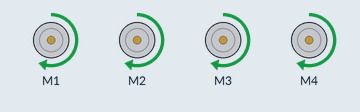
A sketch run on a simulated Arduino Uno, built with avr-gcc and run on an emulated ATmega328P. On the bench: 4 × DC motor (green arrow = forward, orange = backward, longer = faster).

Above: at 0.1 s.
Timing chart, 0 to 1.6 s (numbered marks = the images above):
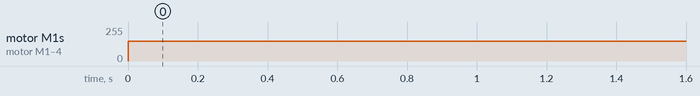

The sketch:

motory.ino
```cpp
#include<AFMotor.h> //Include Adafruit Motor Driver Shield Library
//create motor obejects
AF_DCMotor motor1(1, MOTOR12_1KHZ);
AF_DCMotor motor2(2, MOTOR12_1KHZ);
AF_DCMotor motor3(3, MOTOR34_1KHZ);
AF_DCMotor motor4(4, MOTOR34_1KHZ);

void setup() {
  // put your setup code here, to run once:

}

void loop() {
  motor1.run(FORWARD); // run motor1 clockwise
  motor1.setSpeed(150); // set motor1 speed 50 percent
  motor2.run(FORWARD); // run motor2 clockwise
  motor2.setSpeed(150); // set motor2 speed 50 percent
  motor3.run(FORWARD); // run motor3 clockwise
  motor3.setSpeed(150); // set motor3 speed 50 percent
  motor4.run(FORWARD); // run motor4 clockwise
  motor4.setSpeed(150); // set motor4 speed 50 percent

}
```

Measured:
- by itself, motor M1–4: stopped → forward 150/255 at 0.00 s
